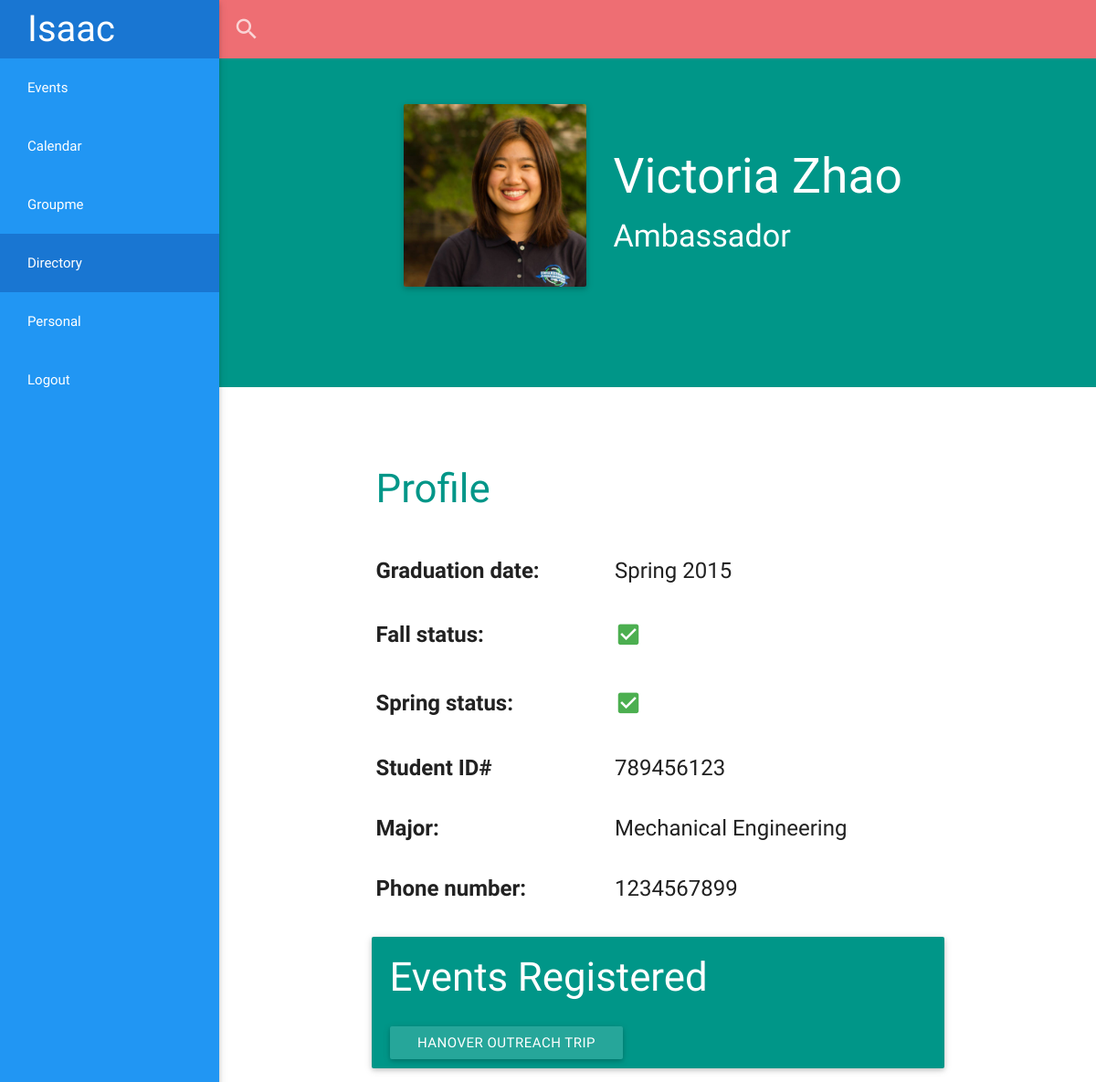
The page /directory/21 (signed in) on the database its author committed.
### personal/models.py (models this page shows)
class EngineeringAmbassador(models.Model):
     user = models.OneToOneField(User)
     picture = models.ImageField(blank = True, upload_to = 'profile_pics/')
     rank = models.CharField(max_length = 20, blank = True, default ="Ambassador")
     aboutme = models.TextField(max_length = 500, blank = True)
     grad_semester = models.CharField(max_length = 6, blank = True, default="Spring")
     grad_year = models.CharField(max_length = 4, blank = True, default = "2015")
     fall_status = models.BooleanField(default=True)
     spring_status = models.BooleanField(default=True)
     student_id = models.PositiveIntegerField(blank = True, null=True)
     company_designation = models.CharField(max_length = 20, blank=True)
     companies_worked = models.TextField(blank = True)
     major = models.CharField(blank=True, max_length = 40)
     major_2 = models.CharField(max_length = 40, blank = True)
     minor = models.CharField(max_length = 40, blank = True)
     minor_2 = models.CharField(max_length = 40, blank = True)
     schreyer_honors = models.BooleanField(default = False)
     phone = models.CharField(max_length = 10, blank=True)
     groupme_id = models.CharField(max_length = 20, blank=True, null=True)
     def __unicode__(self):
		return self.user.first_name + ' ' + self.user.last_name

### events/models.py (models this page shows, shortened)
class Event(models.Model):
	time = models.TimeField()
	date = models.DateField()
	hours = models.DecimalField(max_digits=3,decimal_places=1, blank = True, null = True, default=0)
	location = models.CharField(max_length = 140, blank = True, null = True)
	total_EAs = models.PositiveSmallIntegerField(default = 0, blank = True, null = True)
	EAs_needed = models.PositiveSmallIntegerField(default = 0, blank = True, null = True, editable=False)
	note = models.CharField(max_length = 500, blank = True, null = True, default="No additional notes")
	EAs_registered = models.ManyToManyField(User, related_name= "event", blank = True)
	objects = InheritanceManager()
	def __unicode__(self):
		if hasattr(self, 'outreachtrip'):
			return self.outreachtrip.__unicode__()
		elif hasattr(self, 'tour'):
			return self.tour.__unicode__()
		elif hasattr(self, 'engrclass'):
			return self.engrclass.__unicode__()
		elif hasattr(self, 'mycoe'):
			return self.mycoe.__unicode__()
		elif hasattr(self, 'freshmanseminar'):
			return self.freshmanseminar.__unicode__()
		else:
			return 'Event'

class OutreachTrip(Event):
	school = models.CharField(max_length=30)
	def __unicode__(self):
		return self.school + " Outreach Trip"

### directory/views.py (the view, shortened to what this page needs)
# urls.py: url(r'^(?P<ambassador_id>\d+)', views.ambassador_profile, name = 'ambassador_profile'),
@login_required(login_url='/login/')
def ambassador_profile(request, ambassador_id = None):
    stylesheet = 'personal/profile.css'
    app = 'directory'
    user = get_object_or_404(User, id = ambassador_id)
    ambassador = get_object_or_404(EngineeringAmbassador, user = user)
    events_registered = user.event.all()
    return render(request, 'directory/ambassador_profile.html', {'stylesheet':stylesheet, 'app': app, 'ambassador':ambassador, 'events_registered':events_registered, })

### directory/templates/directory/ambassador_profile.html
{% include 'header.html' %}
{% include 'directory/directory_search.html' %}
{% include 'personal/profile_header.html' %}
{% include 'personal/profile_template.html' %}
{% include 'personal/profile_events.html' %}
{% include 'footer.html' %}

### personal/templates/personal/profile_header.html (shortened to what this page needs)
<div id="profile-header" class="valign-wrapper teal">
    <div id="header-content" class="container valign ">
        <div id="profile-pic-wrapper"><img {% if ambassador.picture %}src='{{ambassador.picture.url}}'{% endif %} alt="{{ambassador}}" id='profile_pic' align="middle"></div>
        <div id="header-text-wrapper" class="white-text">
            <h2>{{ambassador}}</h2>
            <h4>{{ambassador.company_designation}} {{ambassador.rank}}</h4>
        </div>
    </div>
</div>
<div id="aboutme" class="white-text teal">
</div>

### personal/templates/personal/profile_template.html (shortened to what this page needs)
<div id="profile" class="container">
    <table>
    <tr>
        <th><h3 class="teal-text">Profile</h3></th>
    </tr>
        <tr>
            <th>Graduation date:</th>
            <td>{{ambassador.grad_semester}} {{ambassador.grad_year}}</td>
        </tr>
        <tr>
            <th>Fall status:</th>
            <td>{% if ambassador.fall_status %}<i class="green-text small mdi-toggle-check-box"></i>{% else %}<i class="small mdi-toggle-check-box-outline-blank"></i>{% endif %}</td>
        </tr>
        <tr>
            <th>Spring status:</th>
            <td>{% if ambassador.spring_status %}<i class="green-text small mdi-toggle-check-box"></i>{% else %}<i class="small mdi-toggle-check-box-outline-blank"></i>{% endif %}</td>
        </tr>
        <tr>
            <th>Student ID#</th>
            <td>{{ambassador.student_id}}</td>
        </tr>
        <tr>
            <th>Major:</th>
            <td>{{ambassador.major}}</td>
        </tr>
        <tr>
            <th>Phone number: </th>
            <td>{{ambassador.phone}}</td>
        </tr>
    </table>
</div>

### personal/templates/personal/profile_events.html
<div class="container">
    <div id="events" class="card teal white-text">
        <h3 id="events_registered">Events Registered</h3>
        {% for event in events_registered %}
            <span><a href="{% url 'events:detail' event.id %}" class="waves-effect waves-light btn">{{event}}</a></span>
        {% endfor %}
    </div>
</div>

### static/overall.css (style rules this page uses)
a { color: #1cace3 ; }
body { padding-left: 240px; }
td, th { font-size: 24px; }

### static/personal/profile.css (style rules this page uses)
#profile-header { padding:50px; }
#header-content { display:block; }
#profile-pic-wrapper, #header-text-wrapper { float: left; padding: 0; }
#header-text-wrapper { margin-top:50px; }
#profile_pic { height: 200px; width: 200px; margin-right: 30px; border-radius:2px; box-shadow: 0 2px 5px 0 rgba(0, 0, 0, 0.16), 0 2px 10px 0 rgba(0, 0, 0, 0.12); }
h2 { margin: 0; }
#aboutme { padding: 30px; word-wrap:break-word; }
#profile { margin-top:50px; }
table { margin: 0px; margin-bottom: 20px; }
.btn { margin: 10px; margin-left:20px; }
#events_registered { margin: 20px; }

### rows shown on the page
EngineeringAmbassador: picture (picture), user.last_name "Victoria Zhao", rank "Ambassador", grad_semester "Spring", grad_year "2015", student_id "789456123", major "Mechanical Engineering", phone "1234567899"
Event: id.school "HANOVER OUTREACH TRIP"
